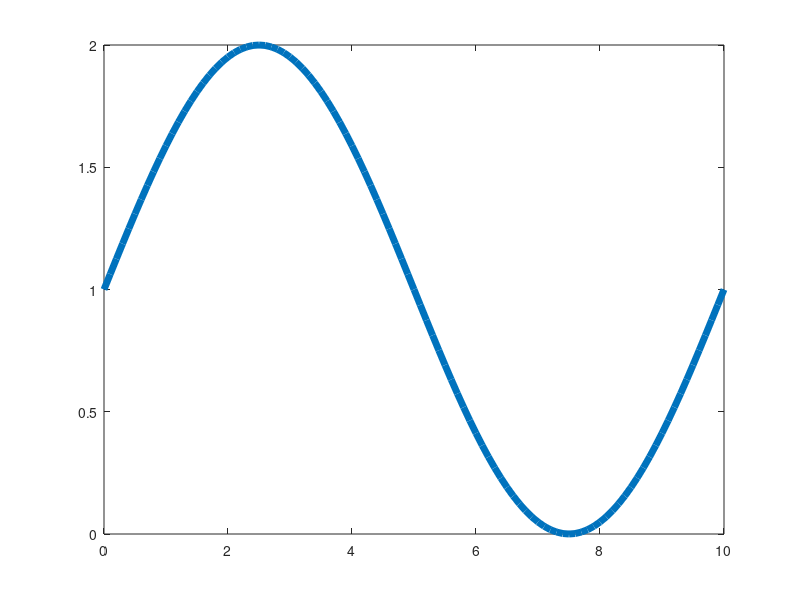

Source code (MATLAB): (Note: this script raises an error after producing the figure.)
clc
clear
close all

printfigure = 1;

a = 0.1;

Length = 10;  % Stablaenge
Time = 5;   % Zetiraum

step_length = 0.1;
step_time = 0.1;

x = 0 : step_length : Length;
t = 0 : step_time : Time;

N_length = length(x);
N_time = length(t);

k = 0.1;

f = zeros(N_time, N_length);
f(1,:) = sin(x / Length * 2 * pi) + 1;

u = zeros(N_time, N_length);

A = step_length ^ 2 / (step_length ^ 2 + 2 * k * step_time);
B = (k * step_time) / (step_length ^ 2 + 2 * k * step_time);
C =  - step_length ^ 2  * step_time / (step_length ^ 2 + 2 * k * step_time);
K = a * C - 1;

H = speye(N_length * N_time);
b = zeros(N_length*N_time,1);

for n = 2 : N_length - 1
    for m = 2 : N_time
        H(n+N_length*(m-1),n+N_length*(m-1)) = K;
        H(n+N_length*(m-1),n+N_length*(m-2)) = A;
        H(n+N_length*(m-1),n+N_length*(m-1)-1) = B;
        H(n+N_length*(m-1),n+N_length*(m-1)+1) = B;
    end
end

length_edge = [1, N_length];
for n = 1 : 2
    for m = 2 : N_time
        H(length_edge(n)+N_length*(m-1),length_edge(n)+N_length*(m-1)) = -1;
        H(length_edge(n)+N_length*(m-1),length_edge(n)+N_length*(m-1)-sign(length_edge(n)-N_length/2)) = 1;
    end
end

for n = 1 : N_length
    H(n,n) = 1;
    b(n) = f(1,n);
end

T = H\b;
for n = 1 : N_length
    for m = 2 : N_time
        f(m,n) = T(n+N_length*(m-1));
    end
end

figure
for n = 1 : N_time
    plot(x, f(n,:),'LineWidth',5)
    ylim([0 2])
    setplt('Temperaturverteilung','$x$','$f$','Temperature Distribution',0)
    set(gcf,'outerposition',get(0,'screensize'));
    txt = ['$t = ',num2str((n-1)*step_time),'$'];
    T = text(8,1.6,txt,'FontSize',60);
    set(T,'Interpreter','latex')
    drawnow
    frame=getframe(gcf);
    imind=frame2im(frame);
    [imind,cm] = rgb2ind(imind,256);
    if printfigure == 1
        if n==1
             imwrite(imind,cm,'TV_inhomo_fdm_1.gif','gif', 'Loopcount',inf,'DelayTime',1e-6);
        else
             imwrite(imind,cm,'TV_inhomo_fdm_1.gif','gif','WriteMode','append','DelayTime',1e-6);
        end
    end
end

figure
[X, Y] = meshgrid(x, t);
mesh(X,Y,f)
setmesh('Temperaturverteilung','$x$','$t$','$f$','TV_inhomo_fdm_1_Ttx',printfigure)

% f_fdm_inhomo_1 = f;
% x_fdm_inhomo_1 = x;
% save('f_fdm_inhomo_1.mat','x_fdm_inhomo_1','f_fdm_inhomo_1')

close all




